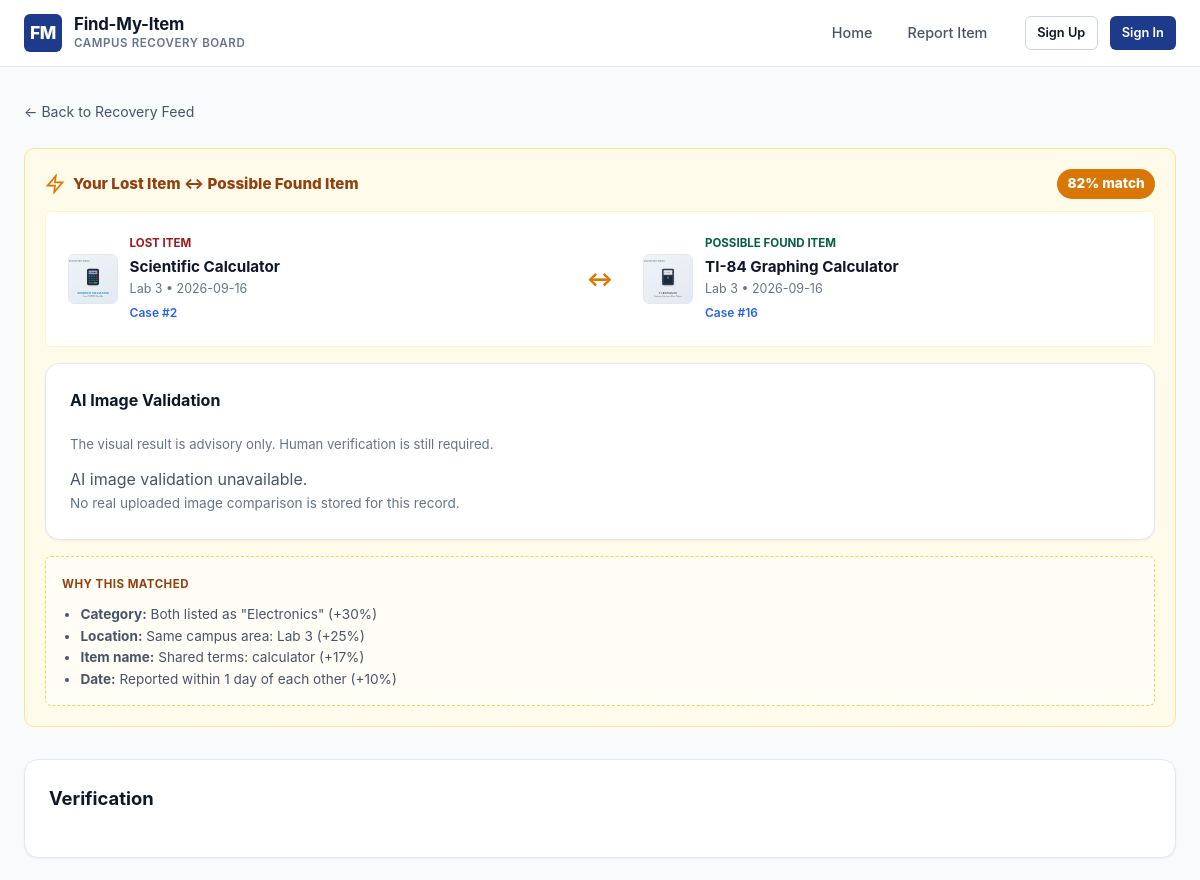
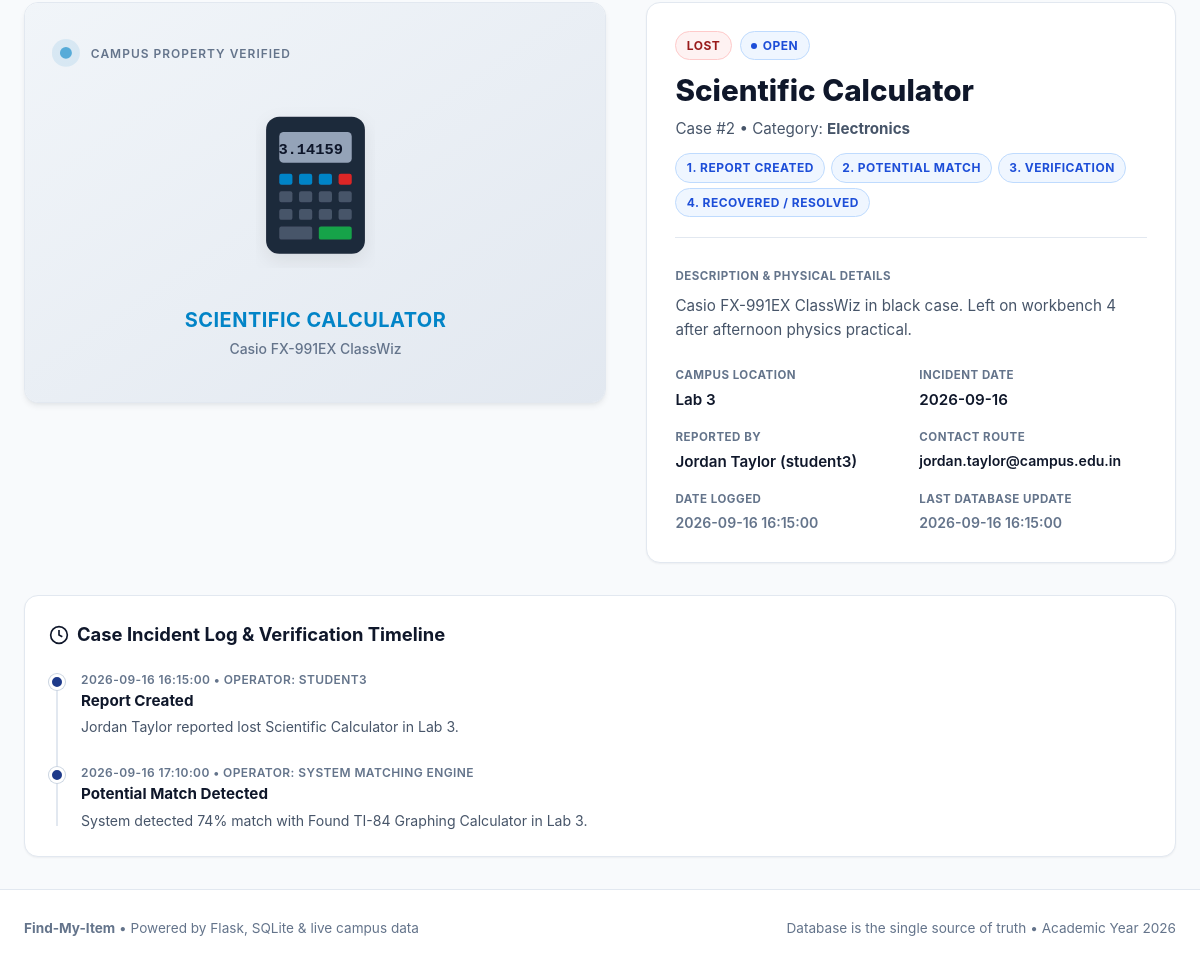
The app's page /item/2 with its own data (2 pictures, top to bottom).
### tables this page shows
CREATE TABLE matches (
    id INTEGER PRIMARY KEY AUTOINCREMENT,
    lost_item_id INTEGER NOT NULL,
    found_item_id INTEGER NOT NULL,
    match_score INTEGER NOT NULL,
    status TEXT NOT NULL DEFAULT 'Pending' CHECK (status IN ('Pending', 'Accepted', 'Rejected')),
    created_at TIMESTAMP DEFAULT CURRENT_TIMESTAMP, image_similarity_score INTEGER, image_validation_status TEXT NOT NULL DEFAULT 'Unavailable', image_validation_reason TEXT, image_validation_evidence TEXT, image_validated_at TIMESTAMP,
    FOREIGN KEY (lost_item_id) REFERENCES items(id) ON DELETE CASCADE,
    FOREIGN KEY (found_item_id) REFERENCES items(id) ON DELETE CASCADE
);

CREATE TABLE items (
    id INTEGER PRIMARY KEY AUTOINCREMENT,
    item_name TEXT NOT NULL,
    description TEXT,
    type TEXT NOT NULL CHECK (type IN ('Lost', 'Found')),
    category TEXT NOT NULL,
    location TEXT NOT NULL,
    date TEXT NOT NULL,
    contact TEXT NOT NULL,
    image_path TEXT,
    status TEXT NOT NULL DEFAULT 'Open' CHECK (status IN ('Open', 'Potential Match', 'Verification', 'Resolved')),
    reported_by INTEGER NOT NULL,
    created_at TIMESTAMP DEFAULT CURRENT_TIMESTAMP,
    updated_at TIMESTAMP DEFAULT CURRENT_TIMESTAMP, resolution_path TEXT CHECK (resolution_path IN ('SELF_RECOVERY', 'FOUND_BY_OTHER')),
    FOREIGN KEY (reported_by) REFERENCES users(id) ON DELETE CASCADE
);

CREATE TABLE users (
    id INTEGER PRIMARY KEY AUTOINCREMENT,
    username TEXT UNIQUE NOT NULL,
    password_hash TEXT NOT NULL,
    role TEXT NOT NULL CHECK (role IN ('student', 'admin')),
    name TEXT NOT NULL,
    email TEXT NOT NULL,
    created_at TIMESTAMP DEFAULT CURRENT_TIMESTAMP
);

CREATE TABLE case_events (
    id INTEGER PRIMARY KEY AUTOINCREMENT,
    item_id INTEGER NOT NULL,
    event TEXT NOT NULL,
    description TEXT,
    created_at TIMESTAMP DEFAULT CURRENT_TIMESTAMP,
    created_by TEXT,
    FOREIGN KEY (item_id) REFERENCES items(id) ON DELETE CASCADE
);

### app.py (the view)
@app.route('/item/<int:item_id>')
def item_detail(item_id):
    db = get_db()
    item = db.execute(
        """SELECT items.*, users.name as reporter_name, users.username as reporter_username, users.email as reporter_email
        FROM items
        JOIN users ON items.reported_by = users.id
        WHERE items.id = ?""",
        (item_id,)
    ).fetchone()
    if not item:
        abort(404)
    events = db.execute(
        "SELECT * FROM case_events WHERE item_id = ? ORDER BY created_at ASC",
        (item_id,)
    ).fetchall()
    match_sql = """
        SELECT matches.*,
               lost.id as lost_id, lost.item_name as lost_name, lost.location as lost_loc, lost.image_path as lost_img, lost.date as lost_date,
               found.id as found_id, found.item_name as found_name, found.location as found_loc, found.image_path as found_img, found.date as found_date
        FROM matches
        JOIN items lost ON matches.lost_item_id = lost.id
        JOIN items found ON matches.found_item_id = found.id
        WHERE matches.lost_item_id = ? OR matches.found_item_id = ?
        ORDER BY matches.match_score DESC
    """
    matches = enrich_matches(db, db.execute(match_sql, (item_id, item_id)).fetchall())
    return render_template('item.html', item=item, events=events, matches=matches)

### app.py (called while the page is built, shortened)
@app.before_request
def _ensure_schema():
    global _db_migrated
    if not _db_migrated:
        ensure_migrations()
        _db_migrated = True

def is_verified_admin():
    user_id = session.get('user_id')
    if not user_id or session.get('email', '').lower() != ADMIN_EMAIL:
        return False

@app.context_processor
def inject_globals():
    return {
        'current_user': {
            'id': session.get('user_id'),
            'username': session.get('username'),
            'role': session.get('role'),
            'name': session.get('name'),
            'email': session.get('email')
        } if 'user_id' in session else None,
        'is_verified_admin': is_verified_admin(),
        'locations': CAMPUS_LOCATIONS,
        'categories': CAMPUS_CATEGORIES,
        'now_year': datetime.now().year,
        'now_date': datetime.now().strftime('%Y-%m-%d'),
        'product_name': 'Find-My-Item'
    }

### database.py (called while the page is built)
def ensure_instance_dir():
    os.makedirs(INSTANCE_DIR, exist_ok=True)
    uploads_dir = os.path.join(BASE_DIR, 'static', 'uploads')
    os.makedirs(uploads_dir, exist_ok=True)

def get_db():
    ensure_instance_dir()
    if 'db' not in g:
        g.db = sqlite3.connect(DATABASE_PATH)
        g.db.row_factory = sqlite3.Row
        g.db.execute("PRAGMA foreign_keys = ON")
    return g.db

### templates/item.html (shortened to what this page needs)
{% extends 'base.html' %}
{% block content %}
<div style="margin-bottom: 1.5rem;">
  <a href="{{ url_for('index') }}" style="font-size: 0.88rem; color: var(--text-secondary); display: inline-flex; align-items: center; gap: 0.35rem;">
    &larr; Back to Recovery Feed
  </a>
</div>
{% if matches %}
  {% for match in matches %}
    <div class="match-banner animate-in" id="matchBanner-{{ match.id }}">
      <div class="match-header">
        <div style="display: flex; align-items: center; gap: 0.5rem;">
          <svg width="20" height="20" viewBox="0 0 24 24" fill="none" stroke="#d97706" stroke-width="2">
            <polygon points="13 2 3 14 12 14 11 22 21 10 12 10 13 2"></polygon>
          </svg>
          <span style="font-weight: 800; color: #92400e; font-size: 0.95rem;">
            Your Lost Item &harr; Possible Found Item
          </span>
        </div>
        <span class="match-score-badge" title="Computed from category, location, name, and date">
          {{ match.breakdown.score }}% match
        </span>
      </div>
      <div class="match-comparison">
        <div class="match-item-side match-card-interactive">
          <img src="{{ match.lost_img }}" alt="{{ match.lost_name }}" class="match-thumb" />
          <div>
            <span class="match-side-label lost">Lost item</span>
            <div style="font-weight: 700; font-size: 0.95rem;">{{ match.lost_name }}</div>
            <div style="font-size: 0.78rem; color: var(--text-muted);">{{ match.lost_loc }} &bull; {{ match.lost_date }}</div>
            <a href="{{ url_for('item_detail', item_id=match.lost_id) }}" class="match-case-link">Case #{{ match.lost_id }}</a>
          </div>
        </div>
        <div class="match-bridge" aria-hidden="true">&harr;</div>
        <div class="match-item-side match-card-interactive">
          <img src="{{ match.found_img }}" alt="{{ match.found_name }}" class="match-thumb" />
          <div>
            <span class="match-side-label found">Possible found item</span>
            <div style="font-weight: 700; font-size: 0.95rem;">{{ match.found_name }}</div>
            <div style="font-size: 0.78rem; color: var(--text-muted);">{{ match.found_loc }} &bull; {{ match.found_date }}</div>
            <a href="{{ url_for('item_detail', item_id=match.found_id) }}" class="match-case-link">Case #{{ match.found_id }}</a>
          </div>
        </div>
      </div>
      <section class="timeline-card" style="margin-top: 1rem; background: var(--bg-surface);">
        <h3 class="timeline-title" style="font-size: 1rem;">AI Image Validation</h3>
        <p style="font-size: .82rem; color: var(--text-muted); margin-bottom: .8rem;">
          The visual result is advisory only. Human verification is still required.
        </p>
        {% if match.image_validation_status == 'Passed' %}
          <div class="info-grid">
            <div class="info-item"><span class="info-label">Visual Similarity</span><span class="info-value">{{ match.image_similarity_score }}%</span></div>
            <div class="info-item"><span class="info-label">AI Assessment</span><span class="info-value">AI suggests the images may show the same object.</span></div>
            <div class="info-item"><span class="info-label">Status</span><span class="info-value">Requires Human Verification</span></div>
            <div class="info-item"><span class="info-label">Validated At</span><span class="info-value">{{ match.image_validated_at }}</span></div>
          </div>
          {% if match.image_validation_evidence_list %}
            <div class="match-reasons" style="margin-top: .8rem;">
              <span class="match-reasons-title">Visual Evidence</span>
              <ul>{% for evidence in match.image_validation_evidence_list %}<li>{{ evidence }}</li>{% endfor %}</ul>
            </div>
          {% endif %}
        {% elif match.image_validation_status == 'Failed' %}
          <p style="color: var(--type-lost-text);">AI visual comparison indicates substantial difference. This is not a valid match.</p>
          <p style="font-size: .85rem; color: var(--text-secondary);">{{ match.image_validation_reason }}</p>
        {% else %}
          <p style="color: var(--text-secondary);">AI image validation unavailable.</p>
          <p style="font-size: .85rem; color: var(--text-muted);">{{ match.image_validation_reason or 'No real uploaded image comparison is stored for this record.' }}</p>
        {% endif %}
      </section>
      {% if match.breakdown.reasons %}
        <div class="match-reasons">
          <span class="match-reasons-title">Why this matched</span>
          <ul>
            {% for reason in match.breakdown.reasons %}
              <li><strong>{{ reason.label }}:</strong> {{ reason.detail }}</li>
            {% endfor %}
          </ul>
        </div>
      {% endif %}
    </div>
  {% endfor %}
{% endif %}
{% if matches %}
  <section class="timeline-card" style="margin-bottom: 1.5rem;">
    <h2 class="timeline-title">Verification</h2>
  </section>
{% endif %}
<div class="case-detail-layout">
  <div class="detail-image-box">
    <img src="{{ item.image_path }}" alt="{{ item.item_name }}" id="caseDetailMainImage" />
  </div>
  <div class="detail-info-card">
    <div class="detail-header">
      <div class="detail-badges">
        <span class="badge {% if item.type == 'Lost' %}badge-type-lost{% else %}badge-type-found{% endif %}">
          {{ item.type }}
        </span>
        {% if item.status == 'Open' %}
          <span class="badge badge-open"><span class="badge-dot"></span> OPEN</span>
        {% elif item.status == 'Potential Match' %}
          <span class="badge badge-potential-match"><span class="badge-dot"></span> POTENTIAL MATCH</span>
        {% elif item.status == 'Verification' %}
          <span class="badge badge-verification"><span class="badge-dot"></span> VERIFICATION</span>
        {% elif item.status == 'Resolved' %}
          <span class="badge badge-resolved"><span class="badge-dot"></span> RESOLVED</span>
        {% endif %}
      </div>
      <h1 class="detail-title" id="caseDetailTitle">{{ item.item_name }}</h1>
      <p class="detail-subline">
        Case #{{ item.id }} &bull; Category: <strong>{{ item.category }}</strong>
      </p>
      <div style="display:flex;gap:.35rem;flex-wrap:wrap;margin-top:.75rem;font-size:.76rem;font-weight:700;">
        <span class="badge badge-open">1. Report Created</span>
        <span class="badge {% if item.status in ['Potential Match', 'Verification', 'Resolved'] %}badge-potential-match{% else %}badge-open{% endif %}">2. Potential Match</span>
        <span class="badge {% if item.status in ['Verification', 'Resolved'] %}badge-verification{% else %}badge-open{% endif %}">3. Verification</span>
        <span class="badge {% if item.status == 'Resolved' %}badge-resolved{% else %}badge-open{% endif %}">4. Recovered / Resolved</span>
      </div>
    </div>
    <div>
      <span class="info-label">Description & Physical Details</span>
      <p style="font-size: 0.95rem; color: var(--text-secondary); line-height: 1.6; margin-top: 0.35rem;">
        {{ item.description }}
      </p>
    </div>
    <div class="info-grid">
      <div class="info-item">
        <span class="info-label">Campus Location</span>
        <span class="info-value">{{ item.location }}</span>
      </div>
      <div class="info-item">
        <span class="info-label">Incident Date</span>
        <span class="info-value">{{ item.date }}</span>
      </div>
      <div class="info-item">
        <span class="info-label">Reported By</span>
        <span class="info-value">{{ item.reporter_name }} ({{ item.reporter_username }})</span>
      </div>
      <div class="info-item">
        <span class="info-label">Contact Route</span>
        <span class="info-value" style="font-size: 0.88rem; word-break: break-all;">{{ item.contact }}</span>
      </div>
      <div class="info-item">
        <span class="info-label">Date Logged</span>
        <span class="info-value" style="font-size: 0.88rem; color: var(--text-muted);">{{ item.created_at }}</span>
      </div>
      <div class="info-item">
        <span class="info-label">Last Database Update</span>
        <span class="info-value" style="font-size: 0.88rem; color: var(--text-muted);">{{ item.updated_at }}</span>
      </div>
    </div>
  </div>
</div>
<section class="timeline-card">
  <h2 class="timeline-title">
    <svg width="20" height="20" viewBox="0 0 24 24" fill="none" stroke="currentColor" stroke-width="2">
      <circle cx="12" cy="12" r="10"></circle>
      <polyline points="12 6 12 12 16 14"></polyline>
    </svg>
    Case Incident Log & Verification Timeline
  </h2>
  <div class="timeline">
    {% for ev in events %}
      <div class="timeline-event {% if 'Resolved' in ev.event %}resolved{% endif %}">
        <div class="timeline-dot"></div>
        <div class="timeline-content">
          <div class="timeline-time">{{ ev.created_at }} &bull; Operator: {{ ev.created_by }}</div>
          <div class="timeline-name">{{ ev.event }}</div>
          <div class="timeline-desc">{{ ev.description }}</div>
        </div>
      </div>
    {% endfor %}
  </div>
</section>
{% endblock %}

### records on screen
matches: breakdown.score "82", lost_img (picture), lost_name "Scientific Calculator", lost_loc "Lab 3", lost_date "2026-09-16", lost_id "2", found_img (picture), found_name "TI-84 Graphing Calculator", found_loc "Lab 3", found_date "2026-09-16", found_id "16", image_validation_reason "No real uploaded image comparison is stored for this record.", label "Category" "Location" "Item name" "Date", detail "Both listed as \"Electronics\" (+30%)" "Same campus area: Lab 3 (+25%)" "Shared terms: calculator (+17%)" "Reported within 1 day of each other (+10%)"
items: image_path (picture), type "LOST", item_name "Scientific Calculator", id "2", category "Electronics", description "Casio FX-991EX ClassWiz in black case. Left on workbench 4 after afternoon physics practical.", location "Lab 3", date "2026-09-16", contact "jordan.taylor@campus.edu.in", created_at "2026-09-16 16:15:00", updated_at "2026-09-16 16:15:00"
users: reporter_name "Jordan Taylor", reporter_username "student3"
case_events: created_at "2026-09-16 16:15:00", created_by "STUDENT3", event "Report Created", description "Jordan Taylor reported lost Scientific Calculator in Lab 3."
case_events: created_at "2026-09-16 17:10:00", created_by "SYSTEM MATCHING ENGINE", event "Potential Match Detected", description "System detected 74% match with Found TI-84 Graphing Calculator in Lab 3."
